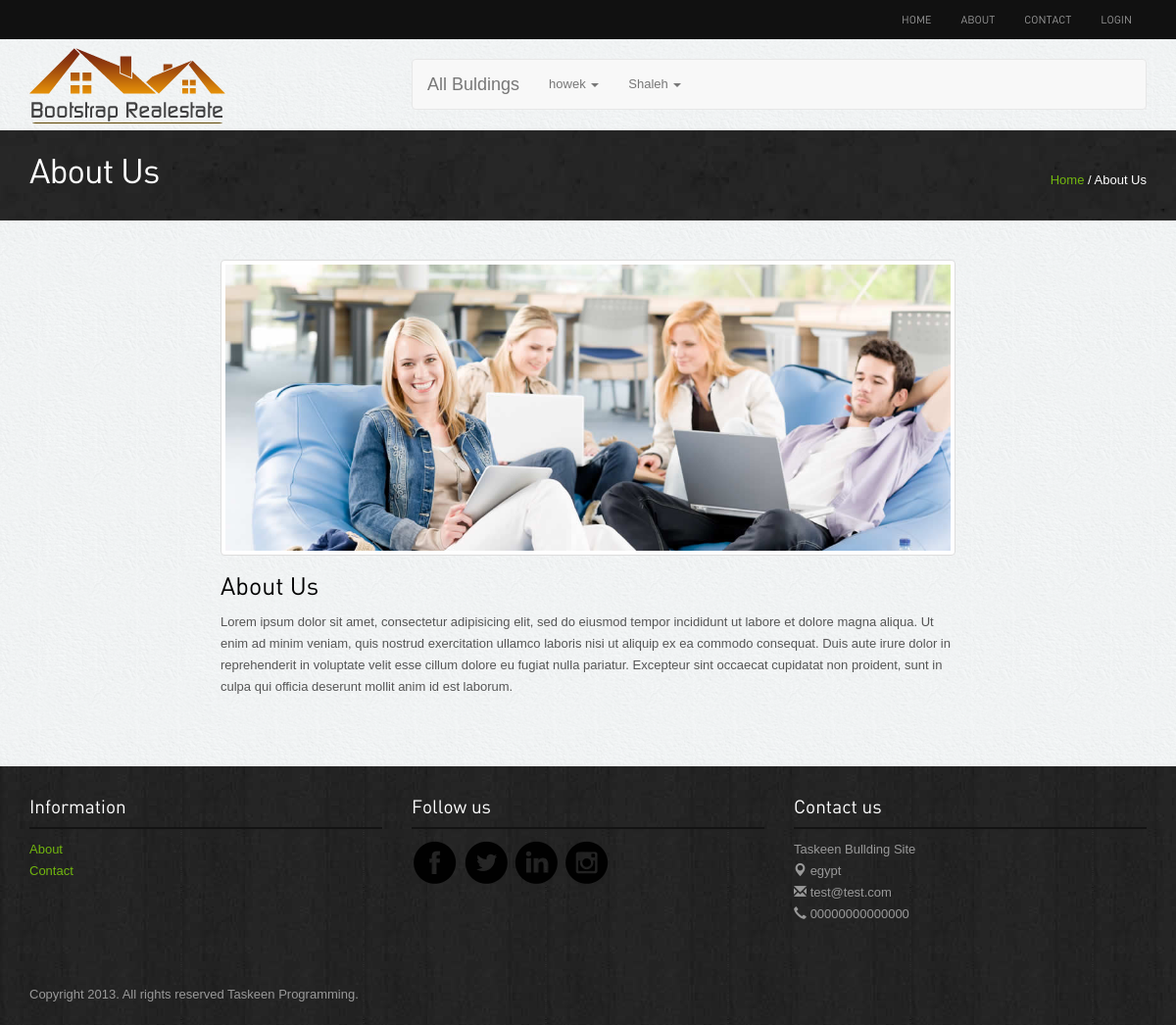
The page /about.php on the database as committed earlier.
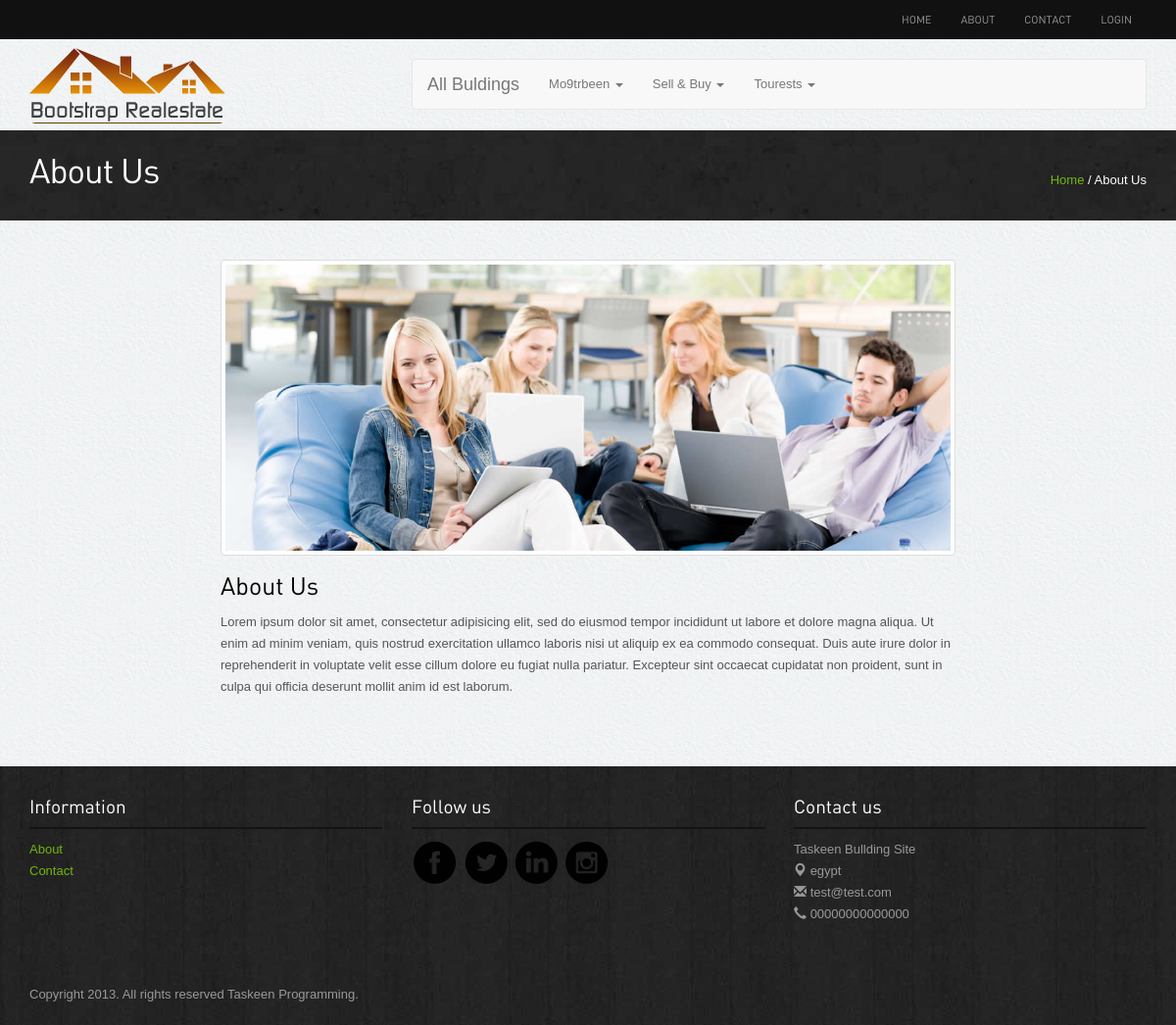
The same page on the database as committed later.
### tables this page shows
CREATE TABLE `categouries` (
  `id` int(11) NOT NULL,
  `name` varchar(255) NOT NULL
);

CREATE TABLE `sitesetting` (
  `id` int(11) NOT NULL,
  `slug` varchar(50) NOT NULL,
  `nameSetting` varchar(50) NOT NULL,
  `value` text NOT NULL,
  `type` tinyint(4) NOT NULL,
  `created_at` timestamp NOT NULL DEFAULT '0000-00-00 00:00:00',
  `updated_at` timestamp NOT NULL DEFAULT '0000-00-00 00:00:00'
);

### init.php (called while the page is built)
<?php
    include "connect.php";
    include "includes/functions/functions.php";
    include "includes/templates/header.php";
?>

### includes/functions/functions.php (called while the page is built, shortened)
<?php
   function getAllFrom($field, $table, $where = null, $and = null, $orderField = 'id', $ordering = 'ASC', $limit = null)
   {
      global $conn;
      $stmt = $conn->prepare("SELECT $field FROM $table $where $and ORDER BY $orderField $ordering $limit");
      $stmt->execute();
      $all = $stmt->fetchAll();
      return $all;
   }
   function getSetting($settingName = 'siteName')
   {
      global $conn;
      $stmt = $conn->prepare("SELECT value FROM sitesetting WHERE nameSetting = '$settingName'");
      $stmt->execute();
      $all = $stmt->fetch();
      return $all[0];
   }
?>

### about.php (the view, shortened to what this page needs)
<?php include'init.php';?>
<div class="inside-banner">
	<div class="container">
		<span class="pull-right"><a href="#">Home</a> / About Us</span>
		<h2>About Us</h2>
	</div>
</div>
<div class="container">
	<div class="spacer">
		<div class="row">
			<div class="col-lg-8 col-lg-offset-2">
				<img alt="realestate" class="img-responsive thumbnail" src="images/about.jpg">
				<h3>About Us</h3>
				<p><?php echo getSetting('siteDesc');?></p>
			</div>
		</div>
	</div>
</div>
<?php include'includes/templates/footer.php';?>

### includes/templates/header.php (shortened to what this page needs)
<!DOCTYPE html>
<html lang="en">
<head>
    <link rel="stylesheet" href="assets/bootstrap/css/bootstrap.css" />
    <link rel="stylesheet" href="assets/owl-carousel/owl.carousel.css">
    <link rel="stylesheet" href="assets/owl-carousel/owl.theme.css">
    <link rel="stylesheet" type="text/css" href="assets/slitslider/css/style.css" />
    <link rel="stylesheet" type="text/css" href="assets/slitslider/css/custom.css" />
    <link rel="stylesheet" type="text/css" href="assets/css/sweetalert.css" />
    <link rel="stylesheet" href="assets/css/select2.min.css"/>
    <link rel="stylesheet" href="assets/css/reset.css"/>
    <link rel="stylesheet" href="assets/css/card.css"/>
    <link rel="stylesheet" href="assets/css/AdminLTE.min.css"/>
    <link rel="stylesheet" href="assets/css/styles.css"/>
</head>
<body>
    <div class="navbar-wrapper">
        <div class="navbar-inverse" role="navigation">
            <div class="container">
                <div class="navbar-collapse  collapse">
                    <ul class="nav navbar-nav navbar-right">
                        <li><a href="index.php">Home</a></li>
                        <li><a href="about.php">About</a></li>
                        <li><a href="contact.php">Contact</a></li>
                        <?php if (isset($_SESSION['user_mail'])): ?>
                           <li><a href="buldings.php">Add Free Bullding</a></li>
                           <li><a href="profile.php">profile</a></li>
                           <li><a href="logout.php">logout</a></li>
                        <?php else: ?>
                           <li><a href="#" data-target="#loginpop" data-toggle="modal">Login</a></li>
                        <?php endif; ?>
                    </ul>
                </div>
            </div>
        </div>
    </div>
    <div class="container">
        <div class="row">
            <div class="col-md-4">
              <img src="images/logo.png" alt="" class="img-rounded" style="margin-top: 9px;">
            </div>
            <div class="col-md-8">
                <nav class="navbar navbar-default" style="margin-top: 20px;">
                    <div class="container-fluid">
                        <div class="navbar-header">
                             <a class="navbar-brand" href="buysalerent.php">All Buldings</a>
                        </div>
                        <div class="collapse navbar-collapse" id="bs-example-navbar-collapse-1">
                            <ul class="nav navbar-nav">
                                <?php
                                $cats = getAllFrom('*', 'categouries', null, null, 'name', 'ASC', null);
                                foreach ($cats as $cat): ?>
                                    <li class="dropdown">
                                        <a href="#" class="dropdown-toggle" data-toggle="dropdown" role="button" aria-haspopup="true" aria-expanded="false"><?php echo $cat['name'] ?> <span class="caret"></span></a>
                                    </li>
                                <?php endforeach; ?>
                            </ul>
                        </div>
                    </div>
                </nav>
            </div>
        </div>
    </div>

### includes/templates/footer.php (shortened to what this page needs)
<div class="footer">
   <div class="container">
      <div class="row">
         <div class="col-lg-4 col-sm-3">
            <h4>Information</h4>
            <ul class="row">
               <li class="col-lg-12 col-sm-12 col-xs-3"><a href="about.php">About</a></li>
               <li class="col-lg-12 col-sm-12 col-xs-3"><a href="contact.php">Contact</a></li>
            </ul>
         </div>
            <div class="col-lg-4 col-sm-3">
               <h4>Follow us</h4>
               <a href="<?php echo getSetting('facebook');?>"><img src="images/facebook.png" alt="facebook"></a>
               <a href="<?php echo getSetting('twitter');?>"><img src="images/twitter.png" alt="twitter"></a>
               <a href="<?php echo getSetting('linkedin');?>"><img src="images/linkedin.png" alt="linkedin"></a>
               <a href="<?php echo getSetting('instgram');?>"><img src="images/instagram.png" alt="instagram"></a>
            </div>
            <div class="col-lg-4 col-sm-3">
               <h4>Contact us</h4>
               <p><b><?php echo getSetting();?></b><br>
                  <span class="glyphicon glyphicon-map-marker"></span> <?php echo getSetting('address');?> <br>
                  <span class="glyphicon glyphicon-envelope"></span> <?php echo getSetting('email');?><br>
                  <span class="glyphicon glyphicon-earphone"></span> <?php echo getSetting('sitePhone');?></p>
               </div>
            </div>
            <p class="copyright">Copyright 2013. All rights reserved <?php echo getSetting('copyright');?>.	</p>
         </div></div>
      </body>
      </html>

### assets/css/card.css (style rules this page uses)
*, *::after, *::before { -webkit-box-sizing: border-box; -moz-box-sizing: border-box; box-sizing: border-box; }
*::after, *::before { content: ''; }
body { font-size: 100%; font-family: "PT Sans", sans-serif; color: #3e585f; }
body::after { position: fixed; top: 0; left: 0; width: 100%; height: 100%; background: rgba(71, 55, 78, 0.8); visibility: hidden; opacity: 0; -webkit-transition: opacity .3s 0s, visibility 0s .3s; -moz-transition: opacity .3s 0s, visibility 0s .3s; transition: opacity .3s 0s, visibility 0s .3s; }
a { color: #f82f53; text-decoration: none; }
img { max-width: 100%; }
html, body { height: 100%; }

### assets/css/styles.css (style rules this page uses)
body { color:#555; font:normal 13px/22px Arial; background:url(../images/bgmain.png) #eee; }
h1,h2,h3,h4,h5 { font-weight:normal; font-family: din;margin: 0;padding: 0;color: #000 }
h2 { font-size: 35px; letter-spacing: -1px;margin-bottom: 20px; }
h3 { margin: 0 0 15px 0; font-size: 25px; }
h4 { margin: 10px 0; font-size: 19px; }
p { margin-bottom: 30px; }
a { color:#72b70f; text-decoration:none;outline: none; }
.spacer { margin-top: 40px;margin-bottom:40px; }
.thumbnail { background-color:#fff; }
.navbar-inverse { background-color: #111; }
.navbar-inverse .navbar-nav > li > a { font-size: 11px;padding-top: 10px;padding-bottom: 10px;font-family: din;text-transform: uppercase; }
.inside-banner { background:url(../images/bginside.jpg) #222;color: #fff; padding: 30px 0; }
.inside-banner h2 { margin: 0; color: #fff; }
.inside-banner span { margin-top: 10px; }
.footer { background:url(../images/bg.jpg) #222; padding: 20px 0; color: #999; }
.footer h4 { color: #fff;border-bottom: 2px solid #131313;margin-bottom: 10px;padding-bottom: 10px; }
.footer ul { list-style: none;padding: 0; }
.footer p.copyright { margin: 30px 0 0 0; }

Rows that differ between the two databases and show on the page:
added categouries: name "Mo9trbeen"
changed categouries: name "Shaleh" → "Sell & Buy"; moves up the list
changed categouries: name "howek" → "Tourests"
